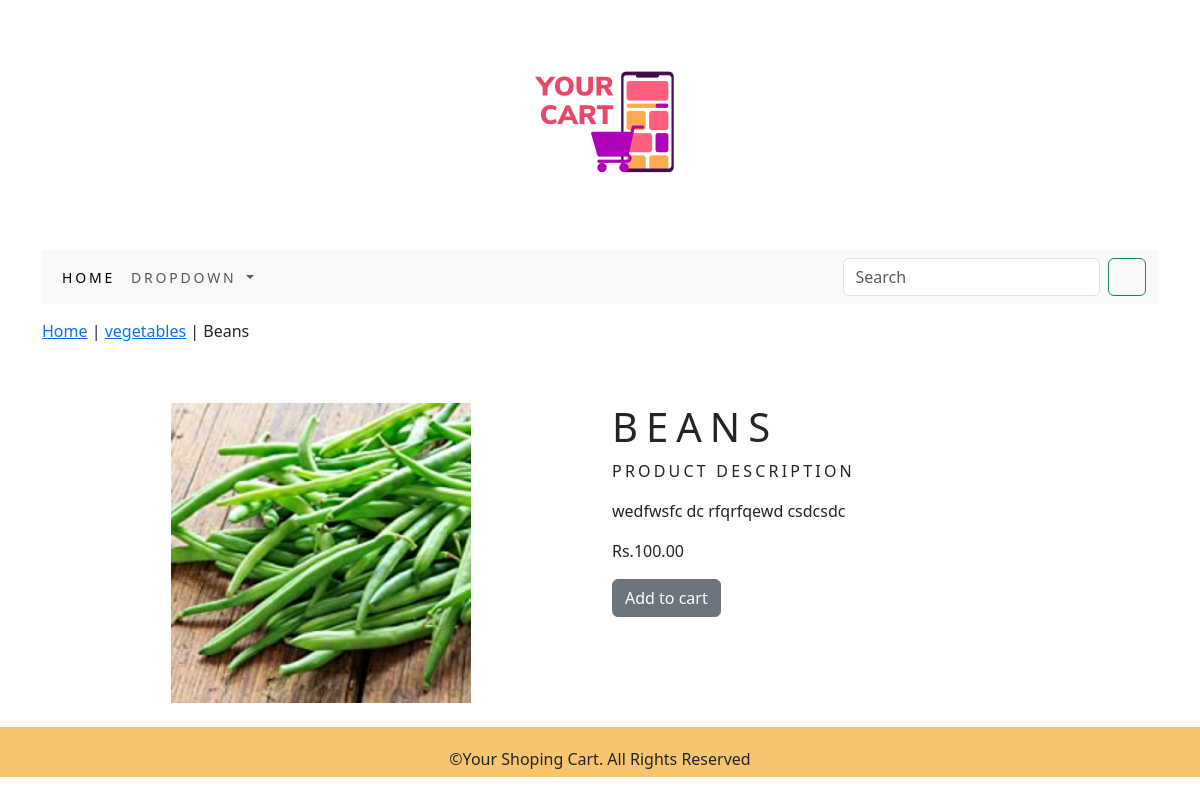
Page /ecommerce/vegetables/beans/ on the committed database.
### ecommerceapp/models.py (models this page shows, shortened)
class Products(models.Model):
    name=models.CharField(max_length=250, unique=True)
    slug=models.SlugField(max_length=250,unique=True)
    description=models.TextField(blank=True)
    price=models.DecimalField(max_digits=10,decimal_places=2)
    category=models.ForeignKey(Category,on_delete=models.CASCADE)
    image=models.ImageField(upload_to='products',blank=True)
    stock=models.IntegerField()
    available=models.BooleanField(default=True)
    created=models.DateTimeField(auto_now_add=True)
    updated=models.DateTimeField(auto_now=True)
    class Meta:
        ordering= ('name', )
        verbose_name= 'product'
        verbose_name_plural='products'

class Category(models.Model):
    name=models.CharField(max_length=250,unique=True)
    slug=models.SlugField(max_length=250,unique=True)
    description=models.TextField(blank=True)
    image=models.ImageField(upload_to='category', blank=True)
    class Meta:
        ordering =('name', )
        verbose_name='category'
        verbose_name_plural='categories'
    def get_url(self):
        return reverse('ecommerce:products_by_category',args=[self.slug])
    def __str__(self):
        return '{}'.format(self.name)

### ecommerceapp/views.py (the view)
# urls.py: path('<slug:c_slug>/<slug:p_slug>/',views.ProDetail,name='Product_details'),
def ProDetail(request,c_slug, p_slug):
    try:
        product=Products.objects.get(category__slug=c_slug, slug=p_slug)
    except Exception as e:
        raise e
    return render(request,'product.html',{'product':product})

### cart/context_processors.py (called while the page is built)
def counter(request):
    item_count=0
    if 'admin' in request.path:
        return {}
    else:
        try:
            cart=Cart.objects.filter(cart_id=_cart_id(request))
            cart_items=CartItem.objects.all().filter(cart=cart[:1])
            for cart_item in cart_items:
                item_count += cart_item.quantity
        except Cart.DoesNoTExist:
            item_count=0
    return dict(item_count=item_count)

### cart/views.py (called while the page is built)
def _cart_id(request):
    cart=request.session.session_key
    if not cart:
        cart=request.session.create()
    return cart

### ecommerceapp/context_processors.py (called while the page is built)
def menu_links(request):
    links=Category.objects.all()
    return dict(links=links)

### templates/product.html (shortened to what this page needs)
{% extends 'base.html' %}
{% load static %}
{% block content %}
<div class="row my_row_class">
    <div class="mx_auto">
       <p> <a href="{% url 'ecommerce:AllProdCat' %}">Home</a> | <a href="{{product.category.get_url}}">{{product.category}}</a> | {{product.name}} </p>
    </div>
</div>
<br>
<div class="container">
    <div class="row">
        <div class="col-12 col-sm-12 col-md-12 col-lg-6 text-center" >
            <div style="min-width:18rem">
            <img class="my_prod_image" src="{{product.image.url}}" alt="{{product.name}}" >
            </div>
        </div>
        <div class="col-12 col-sm-12 col-md-12 col-lg-6">
            <h1 class="my_product_title"> {{product.name}}</h1>
            <p class="my_title">Product Description</p>
            <p class="text-justify my_product_text">{{product.description}}</p>
            <p class="text-justify my_product_text ">Rs.{{product.price}}</p>
            {% if product.stock <= 0 %}
            <p><b>Out of Stock</b></p>
            {% else %}
            <p> <a class="btn btn-secondary" href="{% url 'cart:Addcart' product.id %}"> Add to cart</a></p>
            {% endif %}
        </div>
    </div>
</div>
{% endblock %}

### static/css/custom.css (style rules this page uses)
body { font-family: 'Roboto Condensed', sans-serif; }
.my_row_class { padding-top:15px; }
.my_title { letter-spacing:.2em; font_size:16px; text-transform:uppercase; }
.my_row_class { padding-top: 15px; padding-bottom:20px; }
.my_row_class .mx_auto { text-color:#000; font_size:12px; text-decoration:none; }
.my_prod_image { width:300px; height:auto; }
.my_product_title { letter-spacing:.2em; font_size:16px; text-transform:uppercase; top-padding:15px; bottom-padding:10px; }
.my_product_text { font_size:12px; font-color:blue; }

### rows in the picture
Products: category "vegetables", name "Beans", image (picture), name "BEANS", description "wedfwsfc dc rfqrfqewd csdcsdc", price "100.00"
